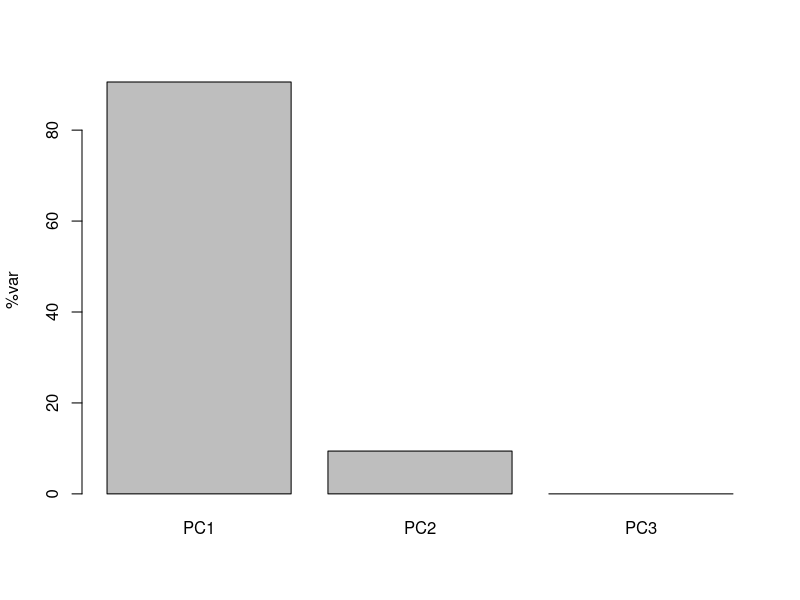

Recreate this plot in R. (Note: this script raises an error after producing the figure.)
M<-matrix(c(0.8,.1,.1,.3,.4,.3,.1,.2,.7),3,3)
k<-5
Mk<-M
for(i in 1:(5-1)){Mk<-Mk%*%M}
pr<-prcomp(Mk,scale=T)
barplot(100*summary(pr)$importance[2,],ylab="%var")

screenplot(pr)
